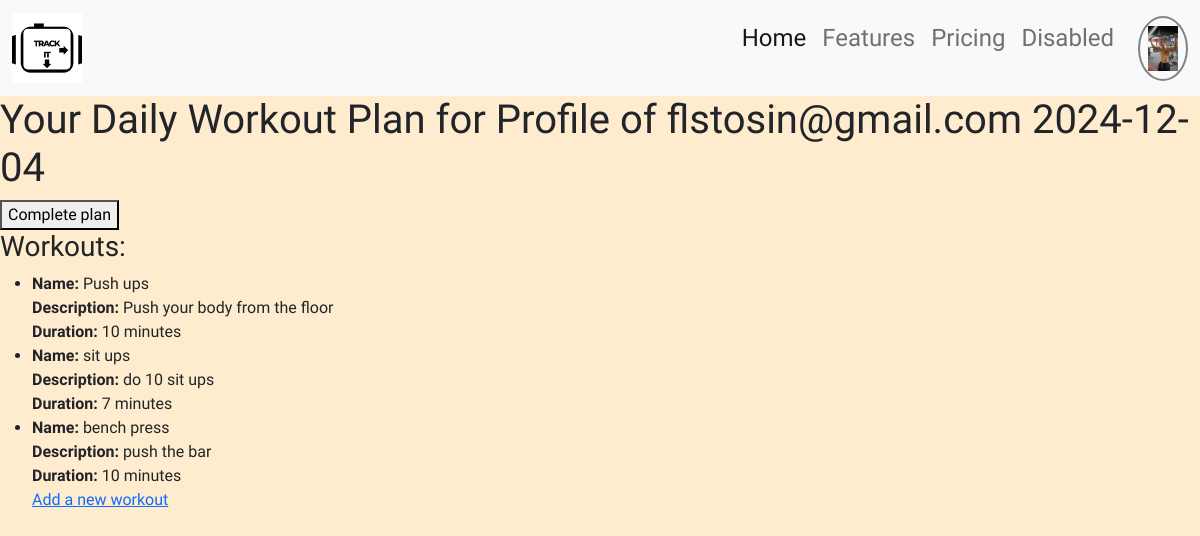
Screenshot of /plans (signed in) with the database file from the repository.
### users/models.py (models this page shows, shortened)
class Profile(models.Model):# profile model
    user = models.OneToOneField(User, on_delete=models.CASCADE)
    full_name = models.CharField(max_length=100, null=True, blank=True)
    date_of_birth= models.DateField(null=True, blank=True)
    gender= models.CharField(max_length=10, null=True, blank=True)
    weight = models.FloatField(null=True, blank=True)
    height = models.FloatField(null=True, blank=True)
    goals = models.ForeignKey(Goal, on_delete=models.CASCADE, null=True, blank=True)
    profile_image = models.ImageField(upload_to='uploads/profiles/', blank=True, null=True)
    def __str__(self):
        return f"Profile of {self.user.email}"
    @property
    def bmi(self):# bmi calculator
        if self.weight and self.height:
            height_in_meters = self.height / 100
            return round(self.weight / (height_in_meters ** 2), 2)
        return 0.0

### workout/models.py (models this page shows, shortened)
class UserWorkoutPlan(models.Model):# creating the workout plans model
    user= models.ForeignKey(Profile, on_delete=models.CASCADE)
    date_created=models.DateField(auto_now=True)
    completed= models.BooleanField(default=False)
    intensity=models.CharField(null=True, blank=True, max_length=20, default='low', choices=INTENSITY)
    def __str__(self):
        return f"{self.user} {self.date_created}"

class Workout(models.Model):
    name= models.CharField(max_length=25)
    image=models.ImageField(upload_to='uploads/workouts', blank=True, null=True)
    workout_group=models.ManyToManyField(to= "WorkoutGroup")
    description = models.TextField()
    duration = models.IntegerField()
    user_workout_plan= models.ForeignKey('UserWorkoutPlan', on_delete= models.CASCADE, null=True, blank=True)
    intensity=models.CharField(default='low', max_length=20, choices=INTENSITY)

### workout/views.py (the view)
# urls.py: path('plans', views.plans, name='plans'),
def plans(request):
    profile = get_object_or_404(Profile, user=request.user)
    user_workout_plan=UserWorkoutPlan.objects.filter(user=profile, date_created=date.today()).first()
    workouts=Workout.objects.filter(intensity=user_workout_plan.intensity)
    context ={'profile':profile, 'user_workout_plan':user_workout_plan, 'workouts':workouts}
    return render( request, 'plans.html', context)

### templates/plans.html (shortened to what this page needs)
{% extends "profile_base.html" %}
{% block content %}
<h1>Your Daily Workout Plan for {{ user_workout_plan }}</h1>
    {% if user_workout_plan.completed == False %}
    <form action={% url 'mark_workout_completed' user_workout_plan.id %} method= 'POST'>
        <button type='submit'>
            Complete plan
        </button>
    </form>
    {% else%}
    <h3> This paln has been completed</h3>
    {% endif %}
    <h3>Workouts:</h3>
    <ul>
        {% for workout in workouts %}
            <li>
                <strong>Name:</strong> {{ workout.name }} <br>
                <strong>Description:</strong> {{ workout.description }} <br>
                <strong>Duration:</strong> {{ workout.duration }} minutes
            </li>
        {% endfor %}
        <a href="{% url 'edit_workout_plan' workout.id %}">Add a new workout</a>
{% endblock %}

### templates/profile_base.html (shortened to what this page needs)
<!DOCTYPE html>
<html lang="en">
<head>
  <link href="https://cdn.jsdelivr.net/npm/bootstrap@5.0.2/dist/css/bootstrap.min.css" rel="stylesheet"
>
  <link rel="stylesheet" href="">
</head>
<body style="background-color: blanchedalmond; overflow-x: hidden; font-family: oxanium;">
  <section class="container-fluid" style="padding: 0;">
    <nav class="navbar navbar-expand-lg navbar-light bg-light">
      <div class="container-fluid">
        <a class="navbar-brand" href="#">
          <img src="/static/images/bg2.png" alt="company logo" width="70" height="70">
        </a>
        <div class="collapse navbar-collapse" id="navbarNavAltMarkup">
          <div class="navbar-nav ms-auto">
            <a class="nav-link active h4" aria-current="page" href="dashboard.html">Home</a>
            <a class="nav-link h4" href="#">Features</a>
            <a class="nav-link h4" href="#">Pricing</a>
            <a class="nav-link h4" href="#">Disabled</a>
            <a class="nav-link" href="{% url 'profile' %}"><div style="border: solid rgb(131, 131, 131) 2px; border-radius: 50%;"><img src="{{ profile.profile_image.url }}" alt="default image" width="30" ></a></div>
          </div>
        </div>
    </nav>
  {% block content %}
  {% endblock%}
</html>

### rows the page displays
Profile: profile_image (picture)
UserWorkoutPlan: user+date_created "Profile of flstosin@gmail.com 2024-12-04"
Workout: name "Push ups", description "Push your body from the floor", duration "10"
Workout: name "sit ups", description "do 10 sit ups", duration "7"
Workout: name "bench press", description "push the bar", duration "10"
